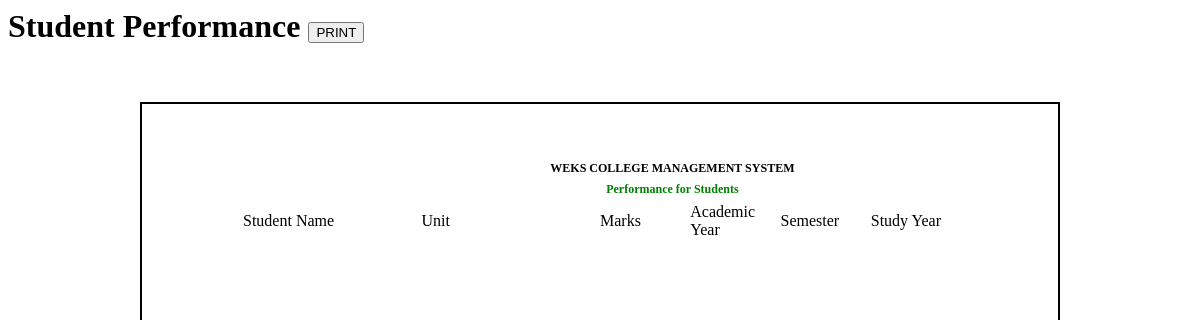
Page /student_performance_report_admin.php on the earlier database version.
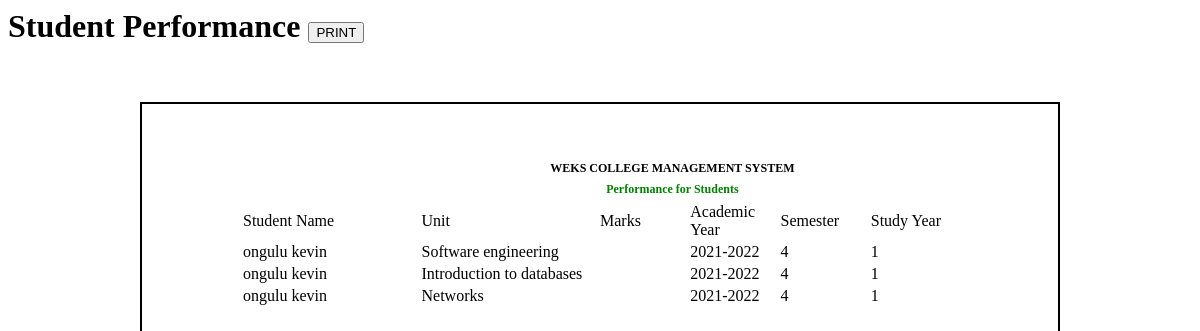
Same page on the later database version.
### tables this page shows
CREATE TABLE `registered_units` (
  `id` int(10) NOT NULL,
  `student` int(10) NOT NULL,
  `unit` int(10) NOT NULL,
  `date_registered` datetime NOT NULL DEFAULT current_timestamp(),
  `marks` int(3) DEFAULT NULL,
  `date_updated` datetime NOT NULL,
  `school_year` int(10) NOT NULL DEFAULT 1,
  `semester` int(10) NOT NULL DEFAULT 1,
  `study_year` int(10) NOT NULL DEFAULT 1
);

CREATE TABLE `user` (
  `USER_ID` int(11) NOT NULL,
  `LASTNAME` varchar(30) NOT NULL,
  `FIRSTNAME` varchar(30) NOT NULL,
  `MIDDLE_NAME` varchar(100) NOT NULL,
  `USERNAME` varchar(100) NOT NULL,
  `USER_TYPE` varchar(15) NOT NULL,
  `ADDRESS` varchar(255) NOT NULL,
  `GENDER` varchar(10) NOT NULL,
  `DOB` date NOT NULL DEFAULT current_timestamp(),
  `EMAIL` varchar(100) NOT NULL,
  `PASSWORD` varchar(255) NOT NULL DEFAULT '0192023a7bbd73250516f069df18b500'
);

CREATE TABLE `subjects` (
  `SUBJECT_ID` int(11) NOT NULL,
  `SUBJECT` varchar(100) NOT NULL,
  `FOR` int(10) DEFAULT NULL,
  `DESCRIPTION` text NOT NULL,
  `LECTURER` int(10) NOT NULL,
  `study_year` int(10) NOT NULL DEFAULT 1
);

CREATE TABLE `school_year` (
  `SY_ID` int(10) NOT NULL,
  `school_year` varchar(10) NOT NULL,
  `status` varchar(10) NOT NULL
);

CREATE TABLE `grade` (
  `grade_id` int(10) NOT NULL,
  `grade` varchar(10) NOT NULL,
  `status` varchar(10) NOT NULL DEFAULT 'No'
);

CREATE TABLE `students` (
  `STUDENT_ID` int(50) NOT NULL,
  `REGISTRATION_NUMBER` varchar(12) NOT NULL,
  `PROGRAM` int(20) NOT NULL,
  `PG_NAME` varchar(100) NOT NULL,
  `PG_ADDRESS` varchar(255) NOT NULL,
  `PG_PHONE` varchar(15) NOT NULL,
  `HS_NAME` varchar(100) NOT NULL,
  `HS_GRADE` varchar(2) NOT NULL,
  `HS_YEAR_COMPLETED` year(4) NOT NULL,
  `USER` int(10) NOT NULL,
  `study_year` int(10) NOT NULL DEFAULT 1
);

### student_performance_report_admin.php (the view, shortened to what this page needs)
          <h1 class="page-header">Student Performance      <button type="text" class="btn btn-info" onclick="printContent('stud')" >
    <i class="glyphicon glyphicon-print"></i>PRINT</button>
</h1>
          <div class="container">
          <div class="row">
		<br> <br>
       <div class="col-md-8" id="stud" style="padding:50px">
       <div style="margin-left:.5in;margin-right:.5in;margin-top:.1in;margin-bottom:.1in;line-height:1mm;">
       <table>
	<tr>
		<td style="width:20%;">
		</td>
		<td style="width:800px;font-size:12px;line-height:1mm;text-align:center" >
		<p><b>WEKS COLLEGE MANAGEMENT SYSTEM</b></p>
		<p style="padding:5px; font-weight: bold; color:green" >Performance for Students</p>
		</td>
	</tr>
</table>
  <table id="students" class="table table-bordered" >
    <thead>
      <tr id="heads">
        <td style="width:20%">Student Name</th>
        <td style="width:20%">Unit</th>
        <td style="width:10%">Marks</th>
        <td style="width:10%">Academic Year</th>
        <td style="width:10%">Semester</th>
        <td style="width:10%">Study Year</th>
      </tr>
    </thead>
    <tbody>
    <?php
    include 'db.php';
    $sql=  mysqli_query($conn, "SELECT * FROM registered_units left join grade on registered_units.semester=grade.grade_id JOIN school_year ON registered_units.school_year=school_year.SY_ID JOIN subjects ON registered_units.unit=subjects.SUBJECT_ID JOIN students ON registered_units.student=students.STUDENT_ID join user on students.USER=user.USER_ID ");
    while($row = mysqli_fetch_assoc($sql)) {
    ?>
      <tr>
        <td><?php echo $row['LASTNAME'] . ' ' . $row['FIRSTNAME']. ' ' . $row['MIDDLENAME'] ?></td>
        <td><?php echo $row['SUBJECT'] ?></td>
        <td><?php echo $row['marks'] ?></td>
        <td><?php echo $row['school_year'] ?></td>
        <td><?php echo $row['grade'] ?></td>
        <td><?php echo $row['study_year'] ?></td>
      </tr>
      <?php
    } mysqli_close($conn);
      ?>
    </tbody>
  </table>
</div>
</div>
</div>
 </div>

Differences in the rows shown:
added registered_units: user.LASTNAME "ongulu", user.FIRSTNAME "kevin", unit.SUBJECT "Software engineering", school_year.school_year "2021-2022", semester.grade "4", student.study_year "1"
added registered_units: user.LASTNAME "ongulu", user.FIRSTNAME "kevin", unit.SUBJECT "Introduction to databases", school_year.school_year "2021-2022", semester.grade "4", student.study_year "1"
added registered_units: user.LASTNAME "ongulu", user.FIRSTNAME "kevin", unit.SUBJECT "Networks", school_year.school_year "2021-2022", semester.grade "4", student.study_year "1"
